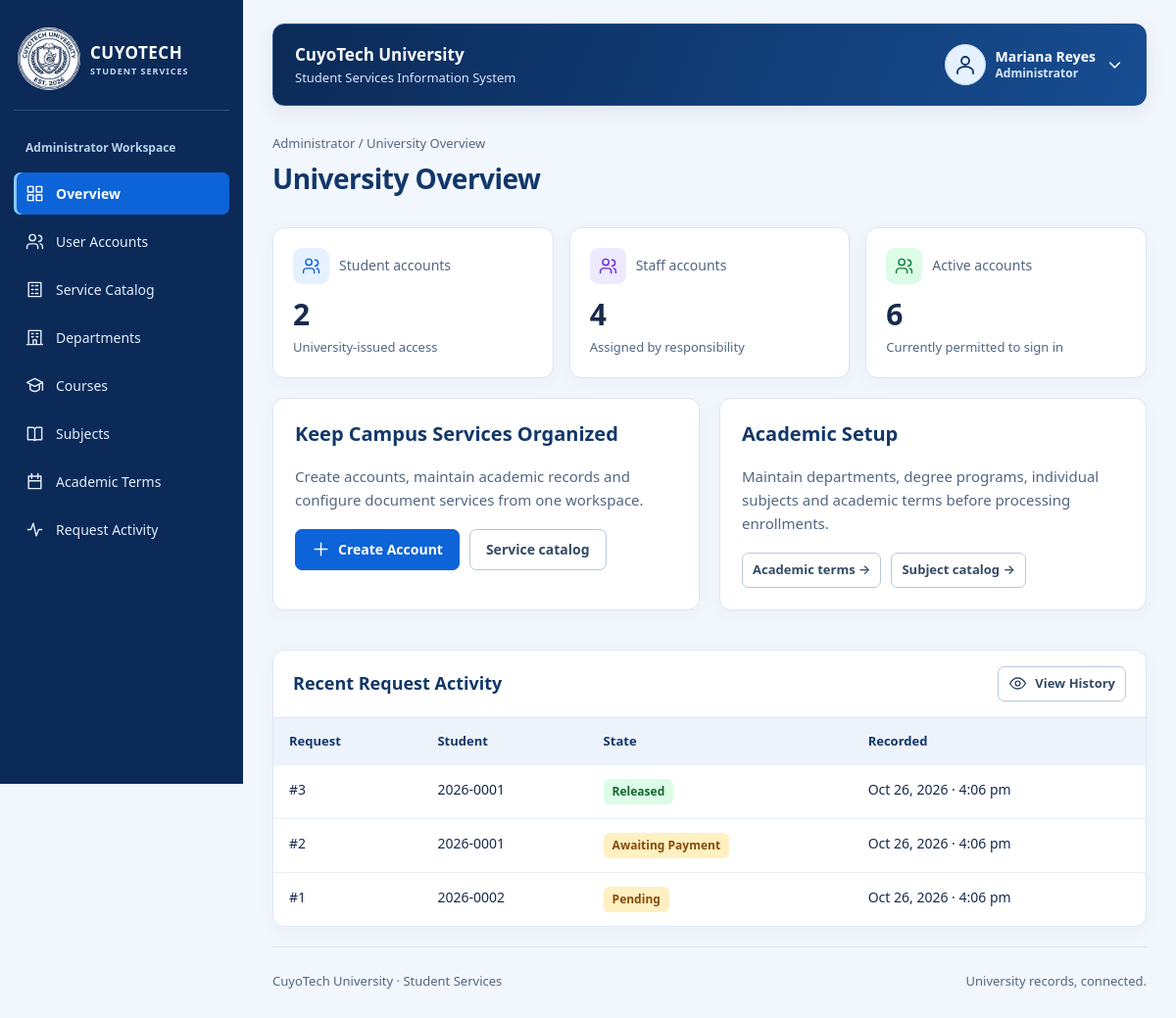
The app's page /admin/dashboard.php (signed in) with its own data.
### tables this page shows
CREATE TABLE IF NOT EXISTS staff_users (
    staff_id INT AUTO_INCREMENT PRIMARY KEY,
    account_id INT NOT NULL UNIQUE,
    department_id INT NULL,
    first_name VARCHAR(200) NOT NULL,
    last_name VARCHAR(200) NOT NULL,
    staff_role VARCHAR(20) NOT NULL,
    access_scope VARCHAR(20) NOT NULL DEFAULT 'UNIVERSITY',
    FOREIGN KEY (account_id) REFERENCES accounts(account_id),
    FOREIGN KEY (department_id) REFERENCES departments(department_id)
);

CREATE TABLE IF NOT EXISTS request_status_events (
    event_id INT AUTO_INCREMENT PRIMARY KEY,
    request_id INT NOT NULL,
    changed_by_staff_id INT NULL,
    old_status VARCHAR(20) NULL,
    new_status VARCHAR(20) NOT NULL,
    changed_at DATETIME NOT NULL DEFAULT CURRENT_TIMESTAMP,
    remarks VARCHAR(1000) NULL,
    FOREIGN KEY (request_id) REFERENCES document_requests(request_id),
    FOREIGN KEY (changed_by_staff_id) REFERENCES staff_users(staff_id)
);

CREATE TABLE IF NOT EXISTS students (
    student_id INT AUTO_INCREMENT PRIMARY KEY,
    account_id INT NOT NULL UNIQUE,
    department_id INT NOT NULL,
    student_number VARCHAR(30) NOT NULL UNIQUE,
    first_name VARCHAR(200) NOT NULL,
    last_name VARCHAR(200) NOT NULL,
    academic_status VARCHAR(20) NOT NULL DEFAULT 'ACTIVE',
    FOREIGN KEY (account_id) REFERENCES accounts(account_id),
    FOREIGN KEY (department_id) REFERENCES departments(department_id)
);

### config/database.php (called while the page is built)
<?php
function config(): array
{
    return [
        'host' => '127.0.0.1',
        'port' => '3306',
        'database' => 'cuyotech_ssis_db',
        'username' => 'root',
        'password' => '',
        'base_url' => '/CuyoTech-SSIS',
        'campus_image' => '',
        'grade_values' => [],
    ];
}
function db(): PDO
{
    static $pdo;
    if (!$pdo) {
        $c = config();
        $pdo = new PDO(
            "mysql:host={$c['host']};port={$c['port']};dbname={$c['database']}",
            $c['username'],
            $c['password'],
            [
                PDO::ATTR_ERRMODE => PDO::ERRMODE_EXCEPTION,
                PDO::ATTR_DEFAULT_FETCH_MODE => PDO::FETCH_ASSOC,
                PDO::ATTR_EMULATE_PREPARES => false,
            ]
        );
        $pdo->exec("SET time_zone = '+00:00'");
    }
    return $pdo;
}

### includes/auth.php (called while the page is built, shortened)
<?php
require_once __DIR__ . '/functions.php';
function current_user(): ?array
{
    $user = one('SELECT a.account_id, a.email, a.account_role, a.is_active,
        COALESCE(s.first_name,f.first_name) AS first_name,COALESCE(s.last_name,f.last_name) AS last_name,
        s.student_id, s.department_id AS student_department_id, TRIM(CONCAT(s.first_name,CHAR(32),s.last_name)) AS student_name,
        f.staff_id, TRIM(CONCAT(f.first_name,CHAR(32),f.last_name)) AS staff_name, f.staff_role, f.access_scope, f.department_id
        FROM accounts a LEFT JOIN students s ON s.account_id=a.account_id
        LEFT JOIN staff_users f ON f.account_id=a.account_id WHERE a.account_id=?', [$_SESSION['account_id']]);
    $user['role'] = $user['account_role'] === 'STUDENT' ? 'STUDENT' : $user['staff_role'];
    $user['full_name'] = $user['student_name'] ?: $user['staff_name'];
    return $user;
}
function require_role(string ...$allowed): array
{
    $user = current_user();
    return $user;
}
function portal(array $user): string
{
    return strtolower($user['role']);
}

### admin/dashboard.php (the view, shortened to what this page needs)
<?php
require_once __DIR__ . '/../includes/auth.php';
$user = require_role('ADMIN');
$stats = one("SELECT SUM(account_role='STUDENT') AS students,SUM(account_role='STAFF') AS staff,SUM(is_active=1) AS active FROM accounts");
$recent = rows('SELECT h.event_id,h.request_id,h.new_status,h.changed_at,s.student_number FROM request_status_events h JOIN document_requests r ON r.request_id=h.request_id JOIN students s ON s.student_id=r.student_id ORDER BY h.event_id DESC LIMIT 6');
$title = 'University Overview';
require __DIR__ . '/../includes/header.php';
?>
<section class="stats" aria-label="Account totals">
    <article class="stat">
        <small><?= icon('users') ?> Student accounts</small>
        <strong>
            <?= e($stats['students'] ?? 0) ?>
        </strong>
        <p>University-issued access</p>
    </article>
    <article class="stat">
        <small><?= icon('users') ?> Staff accounts</small>
        <strong>
            <?= e($stats['staff'] ?? 0) ?>
        </strong>
        <p>Assigned by responsibility</p>
    </article>
    <article class="stat">
        <small><?= icon('users') ?> Active accounts</small>
        <strong>
            <?= e($stats['active'] ?? 0) ?>
        </strong>
        <p>Currently permitted to sign in</p>
    </article>
</section>
<div class="grid">
    <section class="panel">
        <h2>Keep Campus Services Organized</h2>
        <p class="muted">Create accounts, maintain academic records and configure document services from one workspace.</p>
        <div class="actions">
            <a class="button" href="<?= e(url('admin/account-create.php')) ?>"><?= icon('add') ?> Create Account</a>
            <a class="button secondary" href="<?= e(url('admin/service-catalog.php')) ?>">Service catalog</a>
        </div>
    </section>
    <section class="panel">
        <h2>Academic Setup</h2>
        <p class="muted">Maintain departments, degree programs, individual subjects and academic terms before processing enrollments.</p>
        <div class="actions">
            <a class="button secondary compact" href="<?= e(url('admin/terms.php')) ?>">Academic terms →</a>
            <a class="button secondary compact" href="<?= e(url('admin/subjects.php')) ?>">Subject catalog →</a>
        </div>
    </section>
</div>
<section class="panel flush section-gap">
    <div class="panel-title">
        <h2>Recent Request Activity</h2>
        <a class="button secondary compact" href="<?= e(url('admin/activity-log.php')) ?>"><?= icon('eye') ?> View History</a>
    </div>
    <div class="table-wrap">
        <table>
            <thead>
                <tr>
                    <th>Request</th>
                    <th>Student</th>
                    <th>State</th>
                    <th>Recorded</th>
                </tr>
            </thead>
            <tbody>
                <?php foreach ($recent as $row): ?>
                    <tr>
                        <td>#<?= e($row['request_id']) ?>
                        </td>
                        <td>
                            <?= e($row['student_number']) ?>
                        </td>
                        <td>
                            <?= badge($row['new_status']) ?>
                        </td>
                        <td>
                            <?= e(date_label($row['changed_at'])) ?>
                        </td>
                    </tr>
                <?php endforeach; ?>
            </tbody>
        </table>
    </div>
</section>
<?php require __DIR__ . '/../includes/footer.php'; ?>

### includes/header.php (shortened to what this page needs)
<!doctype html>
<html lang="en">
<head>
    <link rel="stylesheet" href="<?= e(url('assets/css/app.css')) ?>">
</head>
<body class="portal-layout">
    <header class="topbar">
        <div class="workspace-name">CuyoTech University<small>Student Services Information System</small></div>
        <button type="button" class="menu-toggle" aria-controls="portal-nav" aria-expanded="false"><?= icon('menu') ?> Menu</button>
        <details class="profile-menu">
            <summary aria-label="Open account menu">
                <span class="avatar"><?= icon('profile') ?></span>
                <span class="profile-identity"><strong><?= e($user['full_name']) ?></strong><small><?= e(ui_label($user['role'])) ?></small></span>
                <?= icon('chevron') ?>
            </summary>
        </details>
    </header>
    <div class="shell">
        <?php require __DIR__ . '/sidebar.php'; ?>
        <main class="content" id="main" tabindex="-1">
            <div class="eyebrow">
                <?= e(ui_label($user['role'])) ?> / <?= e(ucwords($title)) ?>
            </div>
            <div class="page-heading">
                <div>
                    <h1>
                        <?= e(ucwords($title)) ?>
                    </h1>
                </div>
            </div>

### includes/functions.php (shortened to what this page needs)
<?php
require_once __DIR__ . '/../config/database.php';
function e($value): string
{
    return htmlspecialchars((string) ($value ?? ''), ENT_QUOTES | ENT_SUBSTITUTE, 'UTF-8');
}
function url(string $path): string
{
    return config()['base_url'] . '/' . ltrim($path, '/');
}
function query(string $sql, array $params = []): PDOStatement
{
    $stmt = db()->prepare($sql);
    $stmt->execute($params);
    return $stmt;
}
function rows(string $sql, array $params = []): array
{
    return query($sql, $params)->fetchAll();
}
function one(string $sql, array $params = []): ?array
{
    return query($sql, $params)->fetch() ?: null;
}
function date_label(?string $value): string
{
    return $value ? (new DateTimeImmutable($value, new DateTimeZone('UTC')))->setTimezone(new DateTimeZone('Asia/Manila'))->format('M j, Y · g:i a') : '—';
}
function badge(string $value): string
{
    return '<span class="badge ' . e(strtolower($value)) . '">' . e(ui_label($value)) . '</span>';
}
function icon(string $name): string
{
    $aliases = ['accounts' => 'users', 'students' => 'student', 'departments' => 'building', 'courses' => 'graduation', 'subjects' => 'book', 'enrollments' => 'enrollment', 'terms' => 'calendar', 'grades' => 'results', 'document-requests' => 'file', 'service-catalog' => 'catalog', 'receipts' => 'receipt', 'payments' => 'payment', 'clearance' => 'shield', 'clearances' => 'shield', 'clearance-status' => 'shield', 'activity-log' => 'activity'];
    $paths = [
        'enrollment' => 'M8 4H5v17h14V4h-3 M8 2h8v5H8z M8 13l3 3 5-6',
        'student' => 'M5 21v-2a7 5 0 0 1 14 0v2 M8 8v3a4 4 0 0 0 8 0V8 M3 5l9-4 9 4-9 4z M21 5v7',
        'building' => 'M4 21V3h16v18 M2 21h20 M8 7h2 M14 7h2 M8 11h2 M14 11h2 M10 21v-6h4v6',
        'graduation' => 'M2 8l10-5 10 5-10 5z M6 11v6q6 5 12 0v-6 M22 8v10',
        'results' => 'M4 3v18h17 M8 17v-4 M13 17V9 M18 17V5',
        'receipt' => 'M5 2l3 2 4-2 4 2 3-2v20l-3-2-4 2-4-2-3 2z M8 8h8 M8 12h8 M8 16h5',
        'shield' => 'M12 2l8 3v6c0 5-4 9-8 11-4-2-8-6-8-11V5z m-4 9 3 3 5-6',
        'catalog' => 'M4 3h16v18H4z M8 7h2 M13 7h3 M8 12h2 M13 12h3 M8 17h2 M13 17h3',
        'back' => 'M20 12H4 m7-7-7 7 7 7',
        'chevron' => 'm6 9 6 6 6-6',
        'dashboard' => 'M3 3h7v7H3z M14 3h7v7h-7z M3 14h7v7H3z M14 14h7v7h-7z',
        'users' => 'M16 21v-2a4 4 0 0 0-4-4H6a4 4 0 0 0-4 4v2 M9 11a4 4 0 1 0 0-8 4 4 0 0 0 0 8 M17 4a4 4 0 0 1 0 8 M22 21v-2a4 4 0 0 0-3-4',
        'book' => 'M3 4h7l2 2 2-2h7v16h-7l-2 1-2-1H3z M12 6v15',
        'calendar' => 'M4 5h16v16H4z M8 2v6 M16 2v6 M4 11h16',
        'file' => 'M5 3h10l4 4v14H5z M14 3v5h5 M8 12h8 M8 16h6',
        'check' => 'm4 12 5 5L20 6',
        'close' => 'm6 6 12 12 M18 6 6 18',
        'payment' => 'M3 5h18v14H3z M3 9h18 M6 15h4',
        'activity' => 'M3 12h4l3-8 4 16 3-8h4',
        'profile' => 'M12 12a4 4 0 1 0 0-8 4 4 0 0 0 0 8 M4 21v-2a8 5 0 0 1 16 0v2',
        'search' => 'M10 17a7 7 0 1 0 0-14 7 7 0 0 0 0 14 m5-2 6 6',
        'add' => 'M12 4v16 M4 12h16',
        'edit' => 'm4 15 12-12 5 5L9 20H4z M14 5l5 5',
        'eye' => 'M2 12s4-7 10-7 10 7 10 7-4 7-10 7S2 12 2 12 M12 15a3 3 0 1 0 0-6 3 3 0 0 0 0 6',
        'logout' => 'M9 4H3v16h6 M9 12h12 m-5-5 5 5-5 5',
        'print' => 'M6 9V3h12v6 M6 17H3V9h18v8h-3 M6 14h12v7H6z',
        'menu' => 'M3 6h18 M3 12h18 M3 18h18',
        'delete' => 'M3 6h18 M9 6V3h6v3 M5 6l1 15h12l1-15 M10 10v7 M14 10v7',
    ];
    $name = $aliases[$name] ?? $name;
    $path = $paths[$name] ?? $paths['file'];
    return '<svg class="icon" viewBox="0 0 24 24" fill="none" stroke="currentColor" stroke-width="1.8" stroke-linecap="round" stroke-linejoin="round" aria-hidden="true" focusable="false"><path d="' . $path . '"/></svg>';
}
function ui_label(string $value): string
{
    $labels = ['ADMIN' => 'Administrator', 'DEPARTMENT' => 'Department Staff', 'UNIVERSITY' => 'University-wide'];
    return $labels[$value] ?? ucwords(strtolower(str_replace('_', ' ', $value)));
}
?>

### includes/sidebar.php
<?php
$menus = [
    'ADMIN' => ['dashboard' => 'Overview', 'accounts' => 'User accounts', 'service-catalog' => 'Service catalog', 'departments' => 'Departments', 'courses' => 'Courses', 'subjects' => 'Subjects', 'terms' => 'Academic terms', 'activity-log' => 'Request activity'],
    'STUDENT' => ['dashboard' => 'My overview', 'subjects' => 'Enrolled subjects', 'grades' => 'My grades', 'enrollments' => 'Enrollment history', 'document-requests' => 'Document requests', 'payments' => 'Payment history', 'receipts' => 'Receipts', 'clearance' => 'Clearance'],
    'REGISTRAR' => ['dashboard' => 'Registrar desk', 'enrollments' => 'Enrollments', 'grades' => 'Grade records', 'document-requests' => 'Document requests', 'clearance-status' => 'Clearance status'],
    'CASHIER' => ['dashboard' => 'Cashier desk', 'payments' => 'Payment verification', 'receipts' => 'Issued receipts'],
    'DEPARTMENT' => ['dashboard' => 'Department desk', 'clearances' => 'Clearance processing', 'students' => 'Department students'],
];
$page = basename($_SERVER['SCRIPT_NAME'], '.php');
$parentPages = [
    'account-create' => 'accounts',
    'account-edit' => 'accounts',
    'account-toggle' => 'accounts',
    'request-create' => 'document-requests',
    'request-details' => 'document-requests',
    'enrollment-details' => 'enrollments',
    'grade-entry' => 'grades',
    'payment-create' => 'payments',
    'payment-details' => 'payments',
    'verify-payment' => 'payments',
    'clearance-details' => 'clearances'
];
$activePage = $parentPages[$page] ?? $page;
?>
<nav class="sidebar" id="portal-nav" aria-label="Portal navigation">
    <a class="brand" href="<?= e(url(portal($user) . '/dashboard.php')) ?>">
        <span class="brand-emblem"><img class="university-logo" src="<?= e(url('assets/images/CuyoTech-Logo.png')) ?>" alt="" width="80" height="80"></span>
        <div>CUYOTECH<small>STUDENT SERVICES</small>
        </div>
    </a>
    <div class="label"><?= e(ui_label($user['role'])) ?> Workspace</div>
    <?php foreach ($menus[$user['role']] as $file => $label): ?>
        <a <?= $activePage === $file ? 'aria-current="page"' : '' ?> class="<?= $activePage === $file ? 'active' : '' ?>" href="<?= e(url(portal($user) . '/' . $file . '.php')) ?>">
            <?= icon($file) ?>
            <?= e(ucwords($label)) ?>
        </a>
    <?php endforeach; ?>
</nav>

### records on screen
staff_users: staff_role "Administrator", staff_role "Overview", staff_role "User Accounts", staff_role "Service Catalog", staff_role "Departments", staff_role "Courses", staff_role "Subjects", staff_role "Academic Terms", staff_role "Request Activity"
request_status_events: request "3", students.student_number "2026-0001", new_status "Released", changed_at "Oct 26, 2026 · 4:06 pm"
request_status_events: request "2", students.student_number "2026-0001", new_status "Awaiting Payment", changed_at "Oct 26, 2026 · 4:06 pm"
request_status_events: request "1", students.student_number "2026-0002", new_status "Pending", changed_at "Oct 26, 2026 · 4:06 pm"

### other values on screen
$user['full_name'] "Mariana Reyes"
$title "University Overview"
$stats['students'] "2"
$stats['staff'] "4"
$stats['active'] "6"
